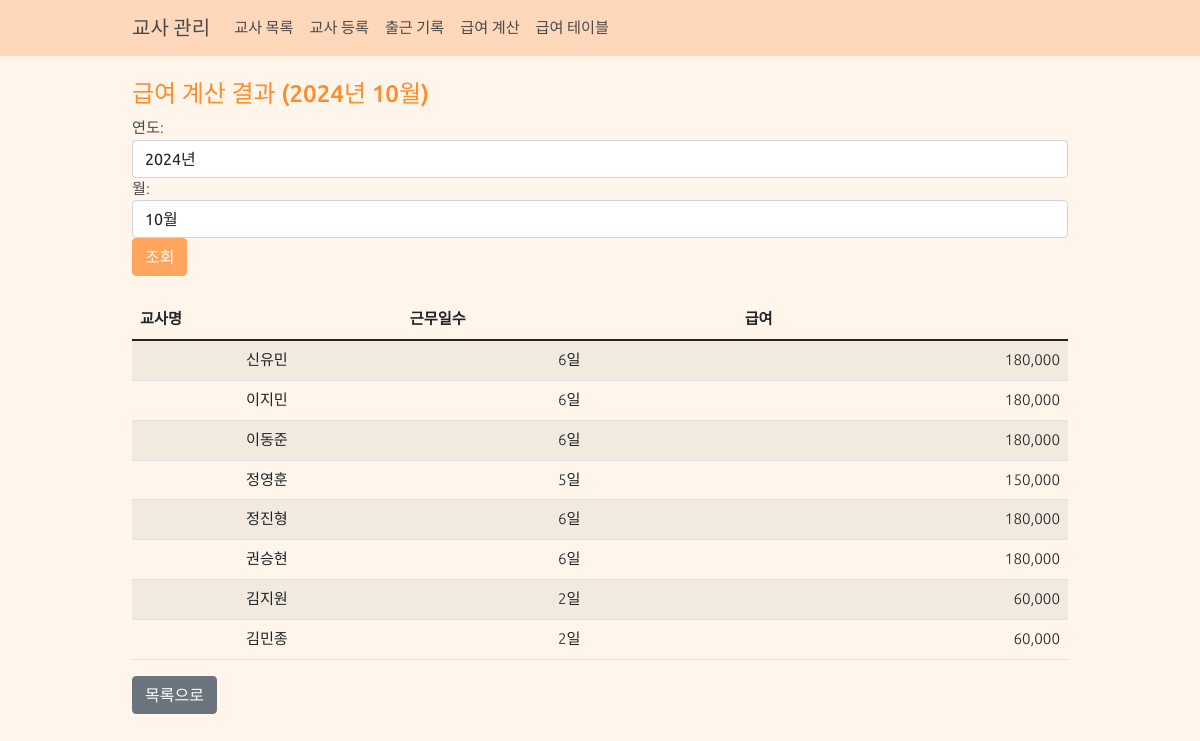
/teachers/salary/calculate/ (signed in), run on an earlier commit of the app's database.
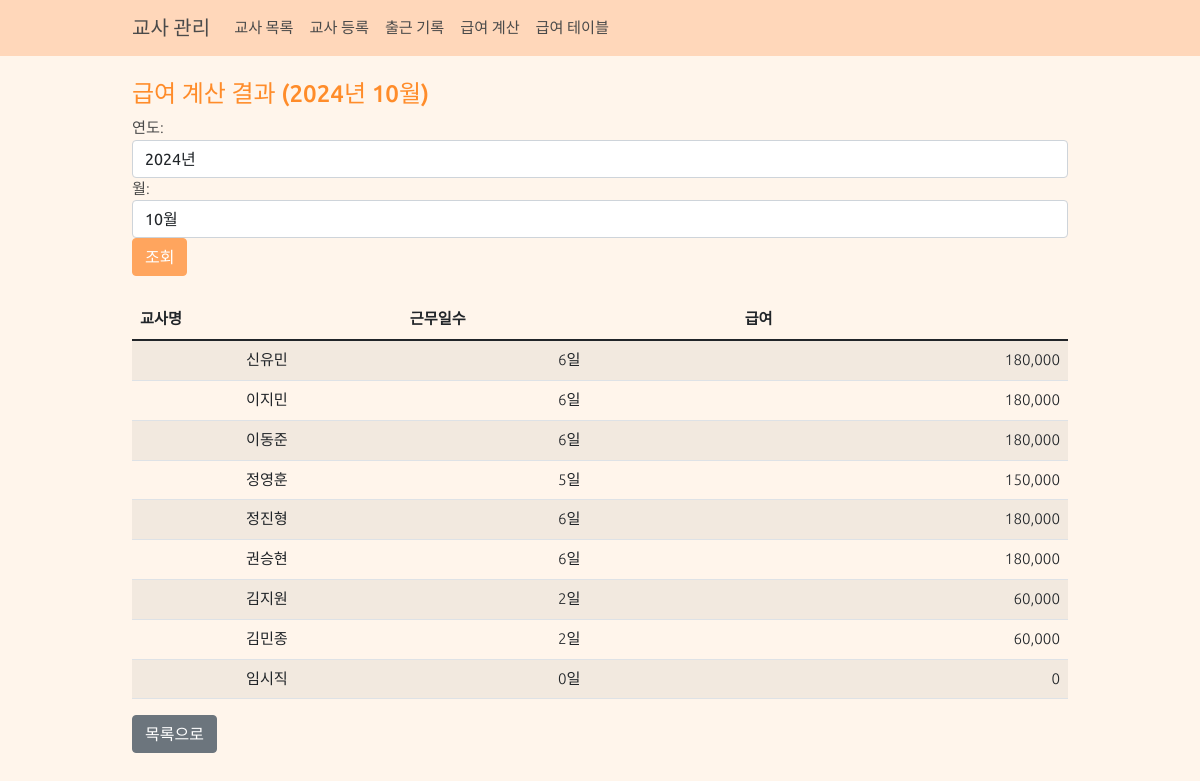
And on a later commit of the database.
### teachers/models.py (models this page shows, shortened)
class Teacher(models.Model):
    GENDER_CHOICES = [
        ('M', '남'),
        ('F', '여'),
    ]
    name = models.CharField(max_length=100, verbose_name='이름')
    phone_number = models.CharField(
        max_length=11,
        validators=[validate_phone_number],
        blank=True,
        null=True,
        verbose_name='전화번호'
    )
    email = models.EmailField(blank=True, null=True, verbose_name='이메일')
    gender = models.CharField(max_length=1, choices=GENDER_CHOICES, blank=True, null=True, verbose_name='성별')
    hire_date = models.DateField(blank=True, null=True, verbose_name='입사일')
    resignation_date = models.DateField(blank=True, null=True, verbose_name='퇴사일')
    bank = models.ForeignKey('common.Bank', on_delete=models.SET_NULL, blank=True, null=True, verbose_name='거래은행')
    account_number = models.CharField(max_length=20, blank=True, null=True, verbose_name='급여계좌')
    base_salary = models.IntegerField(blank=True, null=True, verbose_name='급여기준', default=15000)
    additional_salary = models.IntegerField(blank=True, null=True, verbose_name='추가급여', default=0)
    other_info = models.TextField(blank=True, null=True, verbose_name='기타')
    is_active = models.BooleanField(default=True, verbose_name='재직중')
    extra_field1 = models.CharField(max_length=100, blank=True, null=True, verbose_name='예비1')
    extra_field2 = models.CharField(max_length=100, blank=True, null=True, verbose_name='예비2')
    extra_field3 = models.CharField(max_length=100, blank=True, null=True, verbose_name='예비3')
    extra_field4 = models.CharField(max_length=100, blank=True, null=True, verbose_name='예비4')
    class Meta:
        verbose_name = '교사'
        verbose_name_plural = '교사'

### teachers/views.py (the view)
# urls.py: path('salary/calculate/', views.SalaryCalculationView.as_view(), name='salary_calculation'),
class SalaryCalculationView(LoginRequiredMixin, View):
    def get(self, request):
        current_year = timezone.now().year
        current_month = timezone.now().month
        year = int(request.GET.get('year', current_year))
        month = int(request.GET.get('month', current_month))
        teachers = Teacher.objects.all()
        salary_data = []
        for teacher in teachers:
            work_days = Attendance.objects.filter(teacher=teacher, date__year=year, date__month=month).count()
            base_amount = teacher.base_salary * work_days * 2 if teacher.base_salary else 0
            additional_amount = teacher.additional_salary if teacher.additional_salary else 0
            total_amount = base_amount + additional_amount
            Salary.objects.update_or_create(
                teacher=teacher,
                year=year,
                month=month,
                defaults={
                    'work_days': work_days,
                    'base_amount': base_amount,
                    'additional_amount': additional_amount,
                    'total_amount': total_amount
                }
            )
            salary_data.append({
                'teacher': teacher,
                'work_days': work_days,
                'total_amount': total_amount
            })
        years = range(current_year - 5, current_year + 1)  # 현재 년도부터 5년 전까지
        months = range(1, 13)
        context = {
            'year': year,
            'month': month,
            'salary_data': salary_data,
            'years': years,
            'months': months,
            'current_year': current_year,
            'current_month': current_month
        }
        return render(request, 'teachers/salary_calculation.html', context)

### teachers/models.py (called while the page is built)
    def clean(self):
        super().clean()
        if self.month < 1 or self.month > 12:
            raise ValidationError({'month': _('월은 1부터 12 사이의 값이어야 합니다.')})

    def save(self, *args, **kwargs):
        self.full_clean()
        super().save(*args, **kwargs)

### templates/teachers/salary_calculation.html (shortened to what this page needs)
{% extends 'base.html' %}
{% load humanize %}
{% block content %}
<h4>급여 계산 결과 ({{ year }}년 {{ month }}월)</h4>
<form method="get" action="{% url 'teachers:salary_calculation' %}">
    <div class="form-group">
        <label for="year">연도:</label>
        <select name="year" id="year" class="form-control">
            {% for y in years %}
                <option value="{{ y }}" {% if y == year %}selected{% endif %}>{{ y }}년</option>
            {% endfor %}
        </select>
    </div>
    <div class="form-group">
        <label for="month">월:</label>
        <select name="month" id="month" class="form-control">
            {% for m in months %}
                <option value="{{ m }}" {% if m == month %}selected{% endif %}>{{ m }}월</option>
            {% endfor %}
        </select>
    </div>
    <button type="submit" class="btn btn-primary">조회</button>
</form>
<table class="table table-striped mt-4">
    <thead>
        <tr>
            <th align="center">교사명</th>
            <th align="center">근무일수</th>
            <th align="center">급여</th>
        </tr>
    </thead>
    <tbody>
        {% for data in salary_data %}
        <tr>
            <td align="center">{{ data.teacher.name }}</td>
            <td align="center">{{ data.work_days }}일</td>
            <td align="right">{{ data.total_amount|intcomma }}</td>
        </tr>
        {% empty %}
        <tr>
            <td colspan="3">급여 정보가 없습니다.</td>
        </tr>
        {% endfor %}
    </tbody>
</table>
<a href="{% url 'teachers:teacher_list' %}" class="btn btn-secondary">목록으로</a>
{% endblock %}

What changed in the data, as far as the page shows it:
added Teacher: teacher.name "임시직", work_days "0", total_amount "0"
